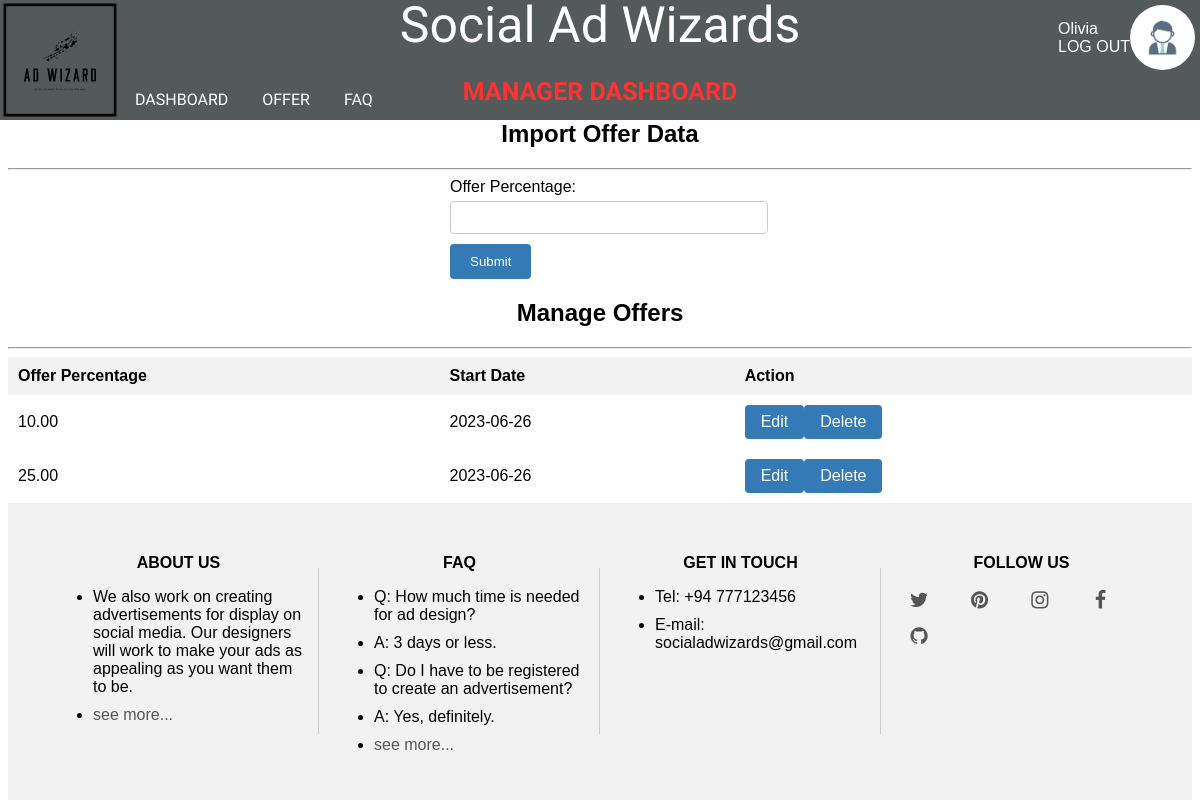
The page /src/views/manager/offer-manage.php (signed in) on the database its author committed.
### tables this page shows
CREATE TABLE `offer` (
  `offer_id` int(11) NOT NULL,
  `offer_percentage` float(5,2) NOT NULL,
  `o_start_date` date NOT NULL DEFAULT current_timestamp(),
  `o_end_date` date NOT NULL
);

### src/views/manager/offer-manage.php (the view, shortened to what this page needs)
<!DOCTYPE html>
<html lang="en">
<head>
    <link rel="stylesheet" type="text/css" href="./src/css/offer-manage.css">
</head>
<body>
    <?php include_once '../../components/header.php'; ?>
    <center><h2>Import Offer Data</h2></center>
    <hr>
    <form method="POST" action="./src/config/form/offer-manage-action.php" onsubmit="return validateForm()">
        <label for="offer_percentage">Offer Percentage:</label>
        <input type="text" name="offer_percentage" required><br>
        <input type="submit" value="Submit">
    </form>
    <center><h2>Manage Offers</h2></center>
    <hr>
    <table>
        <thead>
            <tr>
                <th>Offer Percentage</th>
                <th>Start Date</th>
                <th>Action</th>
            </tr>
        </thead>
        <tbody>
            <?php
            require_once '../../config/database/connection.php';
            $query = "SELECT * FROM offer";
            $result = $conn->query($query);
            if ($result->num_rows > 0) {
                while ($row = $result->fetch_assoc()) {
                    $offer_id = $row['offer_id'];
                    $offer_percentage = $row['offer_percentage'];
                    $o_start_date = $row['o_start_date'];
                    echo "<tr>";
                    echo "<td>$offer_percentage</td>";
                    echo "<td>$o_start_date</td>";
                    echo "<td>";
                    echo "<a class='edit-link' href='./src/views/manager/edit-offer.php?id=$offer_id'>Edit</a>";
                    echo "<a class='delete-link' href='./src/config/database/delete/delete-offer.php?id=$offer_id'>Delete</a>";
                    echo "</td>";
                    echo "</tr>";
                }
            } else {
                echo "<tr><td colspan='3'>No offers found</td></tr>";
            }
            ?>
        </tbody>
    </table>
    <?php include_once '../../components/footer.php'; ?>
</body>
</html>

### src/css/offer-manage.css (style rules this page uses)
body { font-family: Arial, sans-serif; margin-top: 120px; padding: 0; }
table { width: 100%; border-collapse: collapse; }
table th, table td { padding: 10px; text-align: left; }
table th { background-color: #f2f2f2; }
form { width: 300px; margin: 0 auto; }
label { display: block; margin-bottom: 5px; }
input[type="text"], input[type="date"] { width: 100%; padding: 8px; margin-bottom: 10px; border: 1px solid #ccc; border-radius: 4px; }
input[type="submit"] { background-color: #337ab7; color: #fff; padding: 10px 20px; border: none; border-radius: 4px; cursor: pointer; }
a.edit-link, a.delete-link { display: inline-block; padding: 8px 16px; background-color: #337ab7; color: #fff; text-decoration: none; border: none; border-radius: 4px; transition: background-color 0.3s ease; }

### src/css/sign-in.css (style rules this page uses)
body { font-family: Arial, sans-serif; }

### rows shown on the page
offer: offer_percentage "10.00", o_start_date "2023-06-26"
offer: offer_percentage "25.00", o_start_date "2023-06-26"

### other values the page prints
$userName "Olivia"
